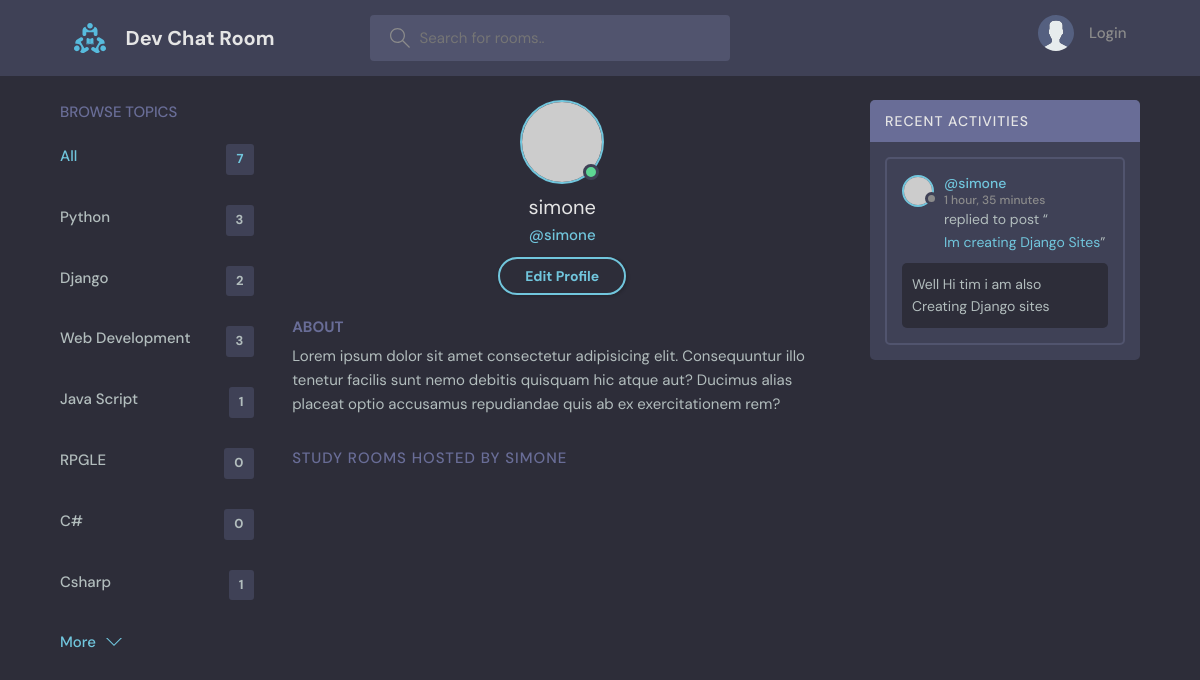
Screenshot of /profile/6/ with the database file from the repository.
### base/models.py (models this page shows, shortened)
class Topic(models.Model):
    name =models.CharField(max_length=200)

class Message(models.Model):
    user = models.ForeignKey(User,on_delete = models.CASCADE)
    room = models.ForeignKey(Room, on_delete =models.CASCADE)
    body = models.TextField ()
    updated = models.DateTimeField(auto_now=True)
    created = models.DateTimeField(auto_now_add=True)
    class Meta:
        ordering = ['-updated','-created']

class Room(models.Model):
    host = models.ForeignKey(User, on_delete=models.SET_NULL,null=True)
    topic = models.ForeignKey(Topic, on_delete=models.SET_NULL,null=True)
    name =models.CharField(max_length=200)
    description = models.TextField(null=True, blank=True, max_length=300)
    participants = models.ManyToManyField(User, related_name="participants",blank=True)
    updated = models.DateTimeField(auto_now=True)
    created = models.DateTimeField(auto_now_add=True)
    class Meta:
        ordering = ['-updated','-created']
    def __str__(self):
        return self.name

### base/views.py (the view)
# urls.py: path('profile/<str:pk>/',views.userProfile, name='user-profile'),
def userProfile(request,pk):
    user = User.objects.get(id=pk)
    rooms = user.room_set.all()
    room_messages =user.message_set.all()
    topics = Topic.objects.all()
    context = {'user':user,'rooms':rooms,'room_messages':room_messages,'topics':topics}
    return render(request, 'base/profile.html',context)

### base/templates/base/profile.html (shortened to what this page needs)
{% extends 'main.html' %}
{% block content %}
  <main class="profile-page layout layout--3">
    <div class="container">
      {%include "base/topics_components.html"%}
      <div class="roomList">
        <div class="profile">
          <div class="profile__avatar">
            <div class="avatar avatar--large active">
              <img src="https://randomuser.me/api/portraits/men/11.jpg" />
            </div>
          </div>
          <div class="profile__info">
            <h3>{{user.username}}</h3>
            <p>@{{user.username}}</p>
            <a href="edit-user.html" class="btn btn--main btn--pill">Edit Profile</a>
          </div>
          <div class="profile__about">
            <h3>About</h3>
            <p>
              Lorem ipsum dolor sit amet consectetur adipisicing elit. Consequuntur illo tenetur
              facilis sunt nemo debitis quisquam hic atque aut? Ducimus alias placeat optio
              accusamus repudiandae quis ab ex exercitationem rem?
            </p>
          </div>
        </div>
        <div class="roomList__header">
          <div>
            <h2>Study Rooms Hosted by {{user.username}}</a>
            </h2>
          </div>
        </div>
      </div>
      {%include "base/activity_component.html"%}
    </div>
  </main>
  {% endblock content%}

### base/templates/base/topics_components.html
<div class="topics">
    <div class="topics__header">
      <h2>Browse Topics</h2>
    </div>
    <ul class="topics__list">
      <li>
        <a href="{% url 'home' %}" class="active">All <span>{{topics.count}}</span></a>
      </li>
      {% for topic in topics %}
      <li>
        <a href="{% url 'home' %}?q={{topic.name}}">{{ topic.name }} <span>{{topic.room_set.all.count}}</span></a>
      </li>
      {% endfor %}
    </ul>
    <a class="btn btn--link" href="topics.html">
      More
      <svg version="1.1" xmlns="http://www.w3.org/2000/svg" width="32" height="32" viewBox="0 0 32 32">
        <title>chevron-down</title>
        <path d="M16 21l-13-13h-3l16 16 16-16h-3l-13 13z"></path>
      </svg>
    </a>
  </div>

### base/templates/base/activity_component.html (shortened to what this page needs)
<div class="activities">
  <div class="activities__header">
    <h2>Recent Activities</h2>
  </div>
  {%for messages in room_messages%}
  <div class="activities__box">
    <div class="activities__boxHeader roomListRoom__header">
      <a href="{% url 'user-profile' messages.user.id %}" class="roomListRoom__author">
        <div class="avatar avatar--small">
          <img src="https://randomuser.me/api/portraits/women/11.jpg" />
        </div>
        <p>
          @{{messages.user }}
          <span>{{messages.created | timesince}}</span>
        </p>
      </a>
    </div>
    <div class="activities__boxContent">
      <p>replied to post “<a href="{% url 'room' messages.room.id %}">{{messages.room}}</a>”</p>
      <div class="activities__boxRoomContent">
        <p>{{messages.body}}</p>
      </div>
    </div>
  </div>
  {%endfor %}
</div>

### rows the page displays
Topic: name "Python", room_set.all.count "3"
Topic: name "Django", room_set.all.count "2"
Topic: name "Web Development", room_set.all.count "3"
Topic: name "Java Script", room_set.all.count "1"
Topic: name "RPGLE", room_set.all.count "0"
Topic: name "C#", room_set.all.count "0"
Topic: name "Csharp", room_set.all.count "1"
Message: user "simone", created "1 hour, 35 minutes", room "Im creating Django Sites", body "Well Hi tim i am also Creating Django sites"

### other values shown
{{ topics.count }} "7"
{{ user.username }} "simone"
{{ user.username }} "SIMONE"
